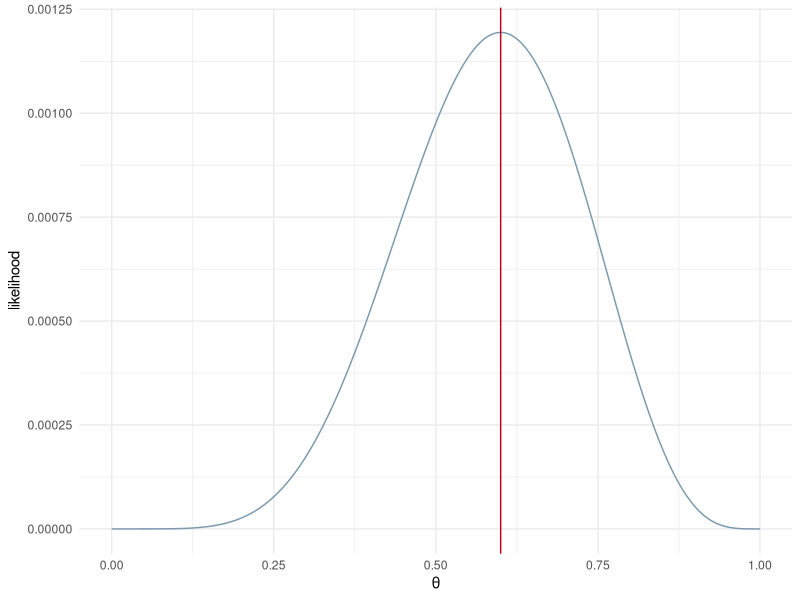

Reproduce this figure in R. (Note: this script raises an error after producing the figure.)
## ---- chunk 1
knitr::opts_chunk$set(echo = FALSE, message=FALSE, warning=FALSE, fig.align = "center")#, fig.height=4, fig.width=6) 
library(ggplot2)
## ---- chunk 2

n <- 10
heads <- 6
tails <- n-heads


B <- 2
alpha <- 2
map_theta <- (heads)/(n)
possible_theta <- seq(0,1,0.001)

beta_ds <- data.frame(theta = possible_theta, likelihood = possible_theta^heads * (1-possible_theta)^(tails))
g = ggplot(beta_ds, aes(x = theta, y = likelihood)) + geom_line(color='#7A99AC') + 
  geom_vline(xintercept=map_theta, color = '#ba0223') + xlab('\U03B8') + theme_minimal()

ggsave("figures/LikelihoodCoin.png",g,  width = 4, height = 4*2/3)
#     labs(x='\U03B8', y = 'likelihood') 

knitr::include_graphics("figures/LikelihoodCoin.png")
## ---- chunk 3

colors = c("black","red","blue","green","orange","purple")

n = 10
N = 10
theta = .2

x = rbinom(n,N,theta)
grid = seq(0,2,.01)

alpha = c(1,.5,5,1,2,2)
beta = c(1,.5,1,3,2,5)


png("figures/BetaPriors.png", width = 400, height = 400*2/3)
 
plot(grid,grid,type="n",xlim=c(0,1),ylim=c(0,4),xlab="",ylab="Prior Density",
     main="Prior Distributions", las=1);grid()
for(i in 1:length(alpha)){
    prior = dbeta(grid,alpha[i],beta[i])
    lines(grid,prior,col=colors[i],lwd=2)
}

legend("topleft", legend=c("(1,1)", "(0.5,0.5)", "(5,1)", "(1,3)", "(2,2)", "(2,5)"), lwd=rep(2,5), col=colors, bty="n", ncol=3)#, title = expression(alpha~","~beta) )

dev.off()
## ---- chunk 4

knitr::include_graphics("figures/BetaPriors.png")
## ---- chunk 5

n <- 10
heads <- 6
tails <- n-heads


B <- 2
alpha <- 2
map_theta <- (heads + alpha)/(heads + tails + alpha + B)
possible_theta <- seq(0,1,0.001)

beta_ds <- data.frame(theta = possible_theta, prior = dbeta(possible_theta, alpha , B), density = dbeta(possible_theta, heads + alpha ,tails + B))
g = ggplot(beta_ds, aes(x = theta, y = density)) +   annotate("text", x = map_theta + 0.1, y=1.2, label= paste("\U03B8[avg]=", round(map_theta,2))) + geom_line(color='#7A99AC') + xlab('\U03B8') + 
  geom_vline(xintercept=map_theta, color = '#ba0223') + theme_minimal()

ggsave("figures/PosteriorBeta.png",g,  width = 4, height = 4*2/3)

knitr::include_graphics("figures/PosteriorBeta.png")

## ---- chunk 6
set.seed(123)
par(cex=1.75)
theta = rbeta(n=100000,heads + alpha ,tails + B)
hist(theta,col="bisque", main = "Sampling the posterior",xlab='\U03B8', freq = FALSE);grid()
PosMean = round(mean(theta),2)
abline(v=PosMean,col=2,lty=2)
mtext(side=1, at = PosMean + 0.1, line=0.2, text= paste("\U03B8[avg]=", round(PosMean,2)))
## ---- chunk 7
knitr::include_graphics("figures/ldaFig2_15_bernChangePointExampleFig-1.png")

## ---- chunk 8
knitr::include_graphics("figures/ldaFig2_12_GibbsSamplingViz.png")

## ---- chunk 9
knitr::include_graphics("figures/ldaFig2_16_bernChangePointN-1.png")

## ---- chunk 10
knitr::include_graphics("figures/ISLR_fig10-6_KMeans.pdf")

## ---- chunk 11
knitr::include_graphics("figures/ESL-Fig8-5.pdf")

## ---- chunk 12
#knitr::include_graphics("figures/ESL_Alg8-1_EM.png")
knitr::include_graphics("figures/ESL-Alg8-1.pdf")
## ---- chunk 13
#knitr::include_graphics("figures/ESL_Alg8-1_EM.png")
  knitr::include_graphics("figures/ESL-Alg8-4.pdf")
## ---- chunk 14

